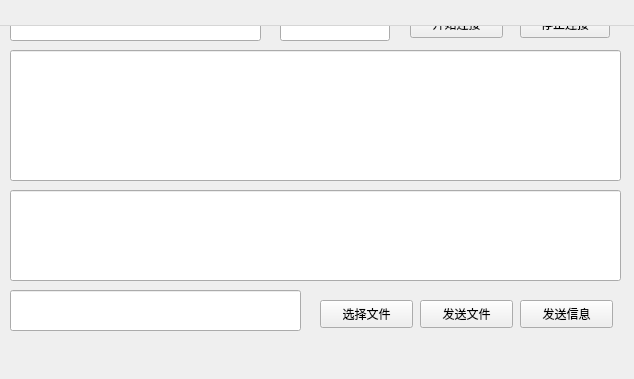
<?xml version="1.0" encoding="UTF-8"?>
<ui version="4.0">
 <class>Form11_Client</class>
 <widget class="QWidget" name="Form11_Client">
  <property name="geometry">
   <rect>
    <x>0</x>
    <y>0</y>
    <width>634</width>
    <height>379</height>
   </rect>
  </property>
  <property name="windowTitle">
   <string>QtWidgetsApplication</string>
  </property>
  <widget class="QWidget" name="centralWidget">
   <widget class="QLineEdit" name="lineEdit">
    <property name="geometry">
     <rect>
      <x>10</x>
      <y>10</y>
      <width>251</width>
      <height>31</height>
     </rect>
    </property>
   </widget>
   <widget class="QLineEdit" name="lineEdit_2">
    <property name="geometry">
     <rect>
      <x>280</x>
      <y>10</y>
      <width>110</width>
      <height>31</height>
     </rect>
    </property>
   </widget>
   <widget class="QPushButton" name="pushButton">
    <property name="geometry">
     <rect>
      <x>410</x>
      <y>10</y>
      <width>93</width>
      <height>28</height>
     </rect>
    </property>
    <property name="text">
     <string>开始连接</string>
    </property>
   </widget>
   <widget class="QPushButton" name="pushButton_2">
    <property name="geometry">
     <rect>
      <x>520</x>
      <y>10</y>
      <width>90</width>
      <height>28</height>
     </rect>
    </property>
    <property name="text">
     <string>停止连接</string>
    </property>
   </widget>
   <widget class="QLineEdit" name="lineEdit_3">
    <property name="geometry">
     <rect>
      <x>10</x>
      <y>50</y>
      <width>611</width>
      <height>131</height>
     </rect>
    </property>
   </widget>
   <widget class="QLineEdit" name="lineEdit_4">
    <property name="geometry">
     <rect>
      <x>10</x>
      <y>190</y>
      <width>611</width>
      <height>91</height>
     </rect>
    </property>
   </widget>
   <widget class="QLineEdit" name="lineEdit_5">
    <property name="geometry">
     <rect>
      <x>10</x>
      <y>290</y>
      <width>291</width>
      <height>41</height>
     </rect>
    </property>
   </widget>
   <widget class="QPushButton" name="pushButton_3">
    <property name="geometry">
     <rect>
      <x>320</x>
      <y>300</y>
      <width>93</width>
      <height>28</height>
     </rect>
    </property>
    <property name="text">
     <string>选择文件</string>
    </property>
   </widget>
   <widget class="QPushButton" name="pushButton_4">
    <property name="geometry">
     <rect>
      <x>420</x>
      <y>300</y>
      <width>93</width>
      <height>28</height>
     </rect>
    </property>
    <property name="text">
     <string>发送文件</string>
    </property>
   </widget>
   <widget class="QPushButton" name="pushButton_5">
    <property name="geometry">
     <rect>
      <x>520</x>
      <y>300</y>
      <width>93</width>
      <height>28</height>
     </rect>
    </property>
    <property name="text">
     <string>发送信息</string>
    </property>
   </widget>
  </widget>
  <widget class="QMenuBar" name="menuBar">
   <property name="geometry">
    <rect>
     <x>0</x>
     <y>0</y>
     <width>634</width>
     <height>26</height>
    </rect>
   </property>
  </widget>
  <widget class="QToolBar" name="mainToolBar">
   <attribute name="toolBarArea">
    <enum>TopToolBarArea</enum>
   </attribute>
   <attribute name="toolBarBreak">
    <bool>false</bool>
   </attribute>
  </widget>
 </widget>
 <layoutdefault spacing="6" margin="11"/>
 <resources>
 </resources>
 <connections/>
</ui>
